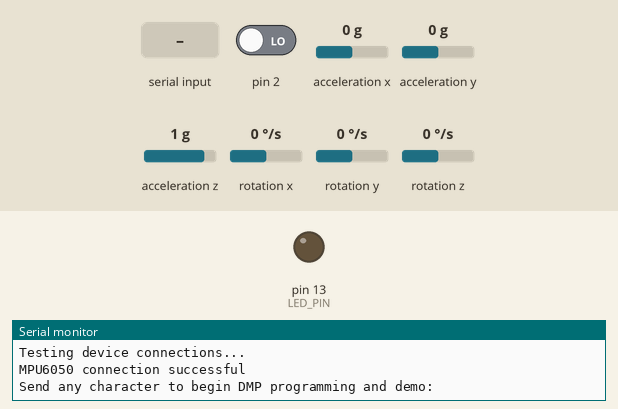
Bench run of a sketch on a simulated Arduino Uno, built with avr-gcc and run on an emulated ATmega328P. Parts: output pins drawn as LEDs (lit = HIGH), the last lines printed to the serial monitor. Dashed ring = blinking. The test bench sets the inputs (shaded band); at power-on: acceleration x 0 g, pin 2 LOW, acceleration y 0 g, acceleration z 1 g, rotation x 0 °/s, rotation y 0 °/s, rotation z 0 °/s. The sensor or clock chip raises its interrupt line as the real part does.

Above: at 0.9 s.
1.0 s: "1" received over Serial
At 1.67 s:
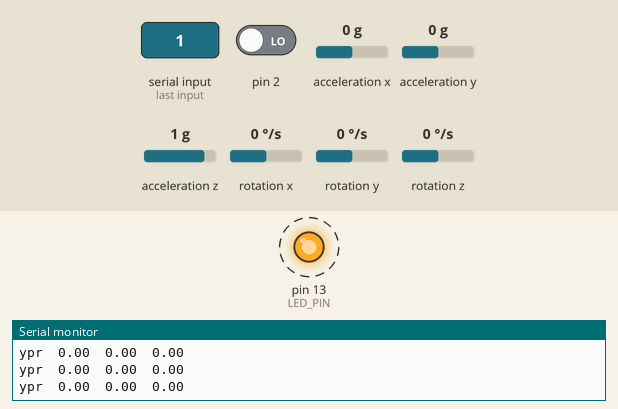
4.0 s: acceleration x set to 0.8 g
Timing chart, 0 to 13.0 s (numbered marks = the images above; inputs shaded):
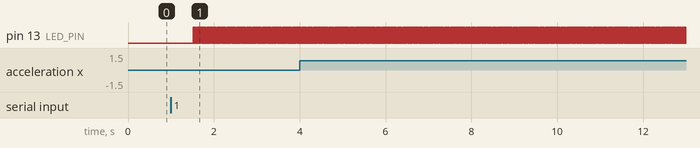

Measured:
- after the input at 1.0 s, pin 13 (LED_PIN): alternates HIGH for 0.01 s and LOW for 0.01 s, starting after 0.52 s

The sketch:

MPU6050_DMP6.ino
```cpp
#define LED_PIN 13 // (Arduino is 13, Teensy is 11, Teensy++ is 6)

#include "Wire.h"
#include "MPU6050_6Axis_MotionApps20.h"

MPU6050 mpu;
#include "dmp_util.h"

bool blinkState = false;

void setup() {
  Serial.begin(115200);
  pinMode(LED_PIN, OUTPUT);
  dmp6Setup();
}

void loop() {
  if (dmp6Update()) {
    Serial.print("ypr\t");
    Serial.print(ypr[0] * 180 / M_PI);
    Serial.print("\t");
    Serial.print(ypr[1] * 180 / M_PI);
    Serial.print("\t");
    Serial.println(ypr[2] * 180 / M_PI);
    blinkState = !blinkState;
    digitalWrite(LED_PIN, blinkState);
  }
}
```

dmp_util.h
```cpp
// MPU control/status vars
bool dmpReady = false;  // set true if DMP init was successful
uint8_t mpuIntStatus;   // holds actual interrupt status byte from MPU
uint8_t devStatus;      // return status after each device operation (0 = success, !0 = error)
uint16_t packetSize;    // expected DMP packet size (default is 42 bytes)
uint16_t fifoCount;     // count of all bytes currently in FIFO
uint8_t fifoBuffer[64]; // FIFO storage buffer

// orientation/motion vars
Quaternion q;           // [w, x, y, z]         quaternion container
VectorInt16 aa;         // [x, y, z]            accel sensor measurements
VectorInt16 aaReal;     // [x, y, z]            gravity-free accel sensor measurements
VectorInt16 aaWorld;    // [x, y, z]            world-frame accel sensor measurements
VectorFloat gravity;    // [x, y, z]            gravity vector
float euler[3];         // [psi, theta, phi]    Euler angle container
float ypr[3];           // [yaw, pitch, roll]   yaw/pitch/roll container and gravity vector

volatile bool mpuInterrupt = false;     // indicates whether MPU interrupt pin has gone high
void dmpDataReady() {
  mpuInterrupt = true;
}

void dmp6Setup() {
  Wire.begin();
  TWBR = 24; // 400kHz I2C clock (200kHz if CPU is 8MHz). Comment this line if having compilation difficulties with TWBR.
  while (!Serial); // wait for Leonardo enumeration, others continue immediately
  Serial.println(F("Initializing I2C devices..."));
  mpu.initialize();

  // verify connection
  Serial.println(F("Testing device connections..."));
  Serial.println(mpu.testConnection() ? F("MPU6050 connection successful") : F("MPU6050 connection failed"));

  // wait for ready
  Serial.println(F("\nSend any character to begin DMP programming and demo: "));
  while (Serial.available() && Serial.read()); // empty buffer
  while (!Serial.available());                 // wait for data
  while (Serial.available() && Serial.read()); // empty buffer again

  // load and configure the DMP
  Serial.println(F("Initializing DMP..."));
  devStatus = mpu.dmpInitialize();

  // supply your own gyro offsets here, scaled for min sensitivity


//           X Accel  Y Accel  Z Accel   X Gyro   Y Gyro   Z Gyro
//OFFSETS     1048,     413,    1790,      72,     -22,      -9


  mpu.setXAccelOffset(1942);
  mpu.setYAccelOffset(-2010);
  mpu.setZAccelOffset(1356);
  mpu.setXGyroOffset(72);
  mpu.setYGyroOffset(-18);
  mpu.setZGyroOffset(-13);

  if (devStatus == 0) {
    Serial.println(F("Enabling DMP..."));
    mpu.setDMPEnabled(true);
    Serial.println(F("Enabling interrupt detection (Arduino external interrupt 0)..."));
    attachInterrupt(0, dmpDataReady, RISING);
    mpuIntStatus = mpu.getIntStatus();
    Serial.println(F("DMP ready! Waiting for first interrupt..."));
    dmpReady = true;
    packetSize = mpu.dmpGetFIFOPacketSize();
  } else {
    // ERROR!
    // 1 = initial memory load failed
    // 2 = DMP configuration updates failed
    // (if it's going to break, usually the code will be 1)
    Serial.print(F("DMP Initialization failed (code "));
    Serial.print(devStatus);
    Serial.println(F(")"));
  }
}

boolean dmp6Update() {
  if (!dmpReady) return false;
  while (!mpuInterrupt && fifoCount < packetSize) {
  }
  mpuInterrupt = false;
  mpuIntStatus = mpu.getIntStatus();
  fifoCount = mpu.getFIFOCount();
  if ((mpuIntStatus & 0x10) || fifoCount == 1024) {
    mpu.resetFIFO();
    Serial.println(F("FIFO overflow!"));
    return false;
  }
  else if (mpuIntStatus & 0x02) {
    while (fifoCount < packetSize) fifoCount = mpu.getFIFOCount();
    mpu.getFIFOBytes(fifoBuffer, packetSize);
    fifoCount -= packetSize;
    mpu.dmpGetQuaternion(&q, fifoBuffer);
    mpu.dmpGetGravity(&gravity, &q);
    mpu.dmpGetYawPitchRoll(ypr, &q, &gravity);
    return true;
  }
  else {
    return false;
  }
}
```
